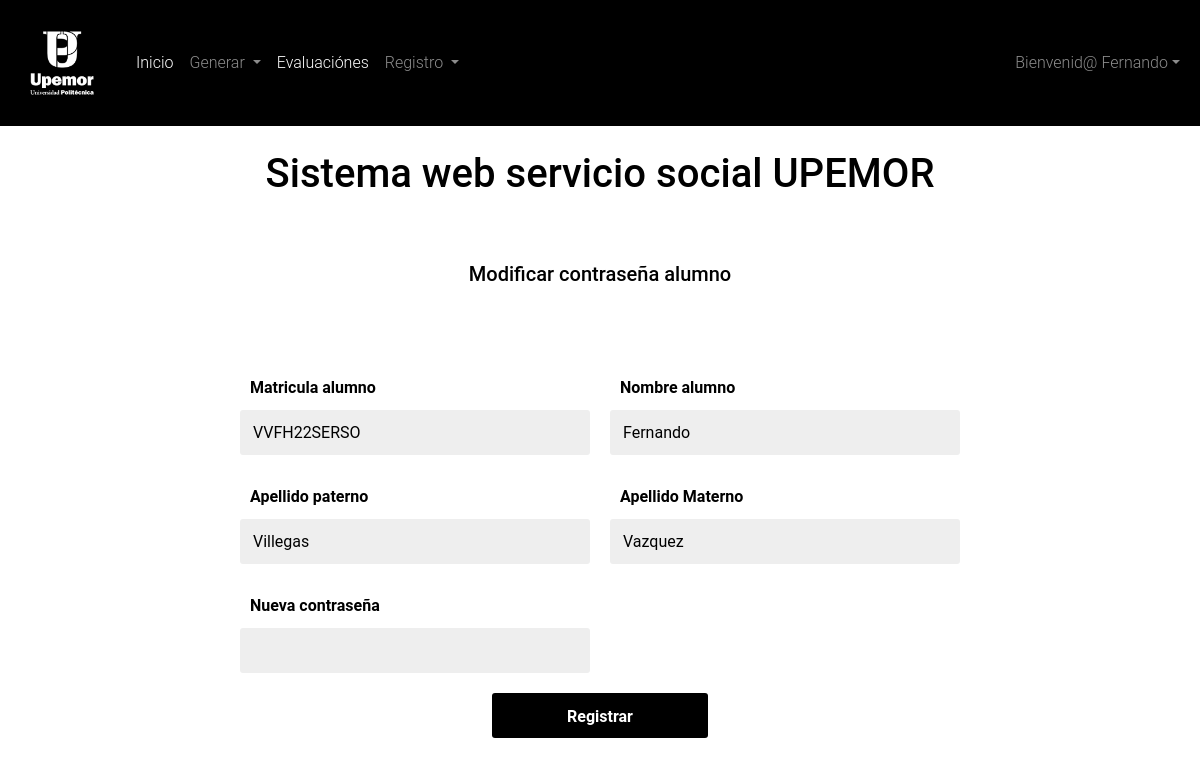
The app's page /vista/modificarContra.php (signed in) with its own data.
### tables this page shows
CREATE TABLE `imagenes` (
  `idImg` int(11) NOT NULL AUTO_INCREMENT,
  `descripcion` varchar(50) DEFAULT NULL,
  `lugarImg` varchar(30) DEFAULT NULL,
  `estado` tinyint(4) DEFAULT NULL,
  `foto` varchar(200) DEFAULT NULL,
  PRIMARY KEY (`idImg`)
);

CREATE TABLE `alumnos` (
  `matriculaAlumno` varchar(50) NOT NULL,
  `nombreAlumno` varchar(50) DEFAULT NULL,
  `apellidoPpaterno` varchar(30) DEFAULT NULL,
  `apellidoMaterno` varchar(30) DEFAULT NULL,
  `correAlumno` varchar(50) DEFAULT NULL,
  `passwordAlumno` varchar(100) DEFAULT NULL,
  `fechaInicio` date DEFAULT NULL,
  `fechaFin` date DEFAULT NULL,
  `telefonoAlumno` varchar(50) DEFAULT NULL,
  `genero` varchar(10) DEFAULT NULL,
  `proceso` varchar(50) DEFAULT NULL,
  `idPrograma` int(11) DEFAULT NULL,
  `cuatrimestre` int(11) DEFAULT NULL,
  `grupo` varchar(1) DEFAULT NULL,
  `generacion` varchar(50) DEFAULT NULL,
  `rol` int(11) DEFAULT NULL,
  PRIMARY KEY (`matriculaAlumno`),
  KEY `idPrograma` (`idPrograma`),
  CONSTRAINT `alumnos_ibfk_1` FOREIGN KEY (`idPrograma`) REFERENCES `programaeducativo` (`idPrograma`)
);

### vista/modificarContra.php (the view, shortened to what this page needs)
<!doctype html>
<?php
  require("../conexion/connect_db.php");
  $resultAll = mysqli_query($mysqli," SELECT foto FROM imagenes WHERE estado = '1' && lugarImg = 'Logotipo' ORDER BY idImg DESC LIMIT 1; ");
  $rowData = mysqli_fetch_array($resultAll);
  $ma = $_SESSION['matriculaAlumno'];
  $sql="SELECT * FROM alumnos WHERE matriculaAlumno='$ma'";
  $query=mysqli_query($mysqli,$sql);
  $row1=mysqli_fetch_array($query);
  $consulta="SELECT * FROM altalumno WHERE matriculaAlumno='$ma'";
  $query5=mysqli_query($mysqli,$consulta);
  $row5=mysqli_fetch_array($query5);
?>
<html lang="en">
  <head>
    <link href="https://cdn.jsdelivr.net/npm/bootstrap@5.0.2/dist/css/bootstrap.min.css" rel="stylesheet">
    <link rel="stylesheet" href="../vista/style/estilos.css" />
  </head>
  <body class="">
    <nav class="navbar navbar-expand-lg navbar navbar-dark bg-dark">
      <div class="container-fluid">
        <a class="navbar-brand" href="#">
          <img src="<?php echo $rowData['foto']; ?>" alt="logo" width="100">
        </a>
        <div class="collapse navbar-collapse" id="navbarSupportedContent">
          <ul class="navbar-nav me-auto mb-2 mb-lg-0">
            <li class="nav-item">
              <a class="nav-link active" aria-current="page" href="../vista/indexAlumno.php">Inicio</a>
            </li>
            <li class="nav-item dropdown">
              <a class="nav-link dropdown-toggle" href="#" id="navbarDropdown" role="button" data-bs-toggle="dropdown" aria-expanded="false">
                Generar
              </a>
            </li>
            <li class="nav-item">
              <?php if ($row5['estadoliberacion'] == 1) { ?>
              <a class="nav-link active" aria-current="page" href="../vista/registroEvaluacion.php">Evaluaciónes</a>
              <?php } ?>
            </li>
            <li class="nav-item dropdown">
              <a class="nav-link dropdown-toggle" href="#" id="navbarDropdown" role="button" data-bs-toggle="dropdown" aria-expanded="false">
                Registro
              </a>
            </li>
          </ul>
          <ul class="navbar-nav">
              <li class="nav-item dropdown">
              <a class="nav-link dropdown-toggle" href="#" id="navbarDropdown" role="button" data-bs-toggle="dropdown" aria-expanded="false">Bienvenid@ <?php echo $_SESSION['nombreAlumno'] ?></a>
        </div>
      </div>
    </nav>
    <h1 class="font-weight-bold mb-4 text-center p-4">Sistema web servicio social UPEMOR</h1>
    <h5 class="font-weight-bold mb-4 text-center p-3">Modificar contraseña alumno</h5>
    <main>
    <form class="formulario" action="../control/cambiarPassword.php" method="post">
      <div class="formulario__grupo" id="grupo__matriculaAlumno">
        <label for="matriculaAlumno" class="formulario__label">Matricula alumno</label>
        <div class="formulario__grupo-input">
          <input readonly type="text" class="formulario__input" name="matriculaAlumno" id="matriculaAlumno" value="<?php echo $row1['matriculaAlumno']  ?>">
        </div>
      </div>
      <div class="formulario__grupo" id="grupo__nombreAlumno">
        <label for="nombreAlumno" class="formulario__label">Nombre alumno</label>
        <div class="formulario__grupo-input">
          <input readonly type="text" class="formulario__input" name="nombreAlumno" id="nombreAlumno" value="<?php echo $row1['nombreAlumno']  ?>">
        </div>
      </div>
      <div class="formulario__grupo" id="grupo__apellidoPpaterno">
        <label for="apellidoPpaterno" class="formulario__label">Apellido paterno</label>
        <div class="formulario__grupo-input">
          <input readonly type="text" class="formulario__input" name="apellidoPpaterno" id="apellidoPpaterno" value="<?php echo $row1['apellidoPpaterno']  ?>">
        </div>
      </div>
      <div class="formulario__grupo" id="grupo__apellidoMaterno">
        <label for="apellidoMaterno" class="formulario__label">Apellido Materno</label>
        <div class="formulario__grupo-input">
          <input readonly type="text" class="formulario__input" name="apellidoMaterno" id="apellidoMaterno" value="<?php echo $row1['apellidoMaterno']  ?>">
        </div>
      </div>
      <div class="formulario__grupo" id="grupo__passwordAlumno">
        <label for="passwordAlumno" class="formulario__label">Nueva contraseña</label>
        <div class="formulario__grupo-input">
          <input type="password" class="formulario__input" name="passwordAlumno" id="passwordAlumno">
        </div>
      </div>
       <div class="formulario__grupo formulario__grupo-btn-enviar">
        <input type="submit" class="formulario__btn" value="Registrar" name="btnReg">
      </div>
    </form>
    </main>
  </body>
</html>

### vista/style/estilos.css (style rules this page uses)
:root { --dark: #000000; --dark-x: #1e2126; }
body { font-family: 'Roboto', sans-serif; font-weight: 300; color: var(--light); }
.bg-dark { background-color: var(--dark) !important; }
* { box-sizing: border-box; }
main { max-width: 800px; width: 90%; margin: auto; padding: 40px; }
.formulario { display: grid; grid-template-columns: 1fr 1fr; gap: 20px; }
.formulario__label { display: block; font-weight: 700; padding: 10px; cursor: pointer; }
.formulario__grupo-input { position: relative; }
.formulario__input { width: 100%; background: #eee; border: 3px solid transparent; border-radius: 3px; height: 45px; line-height: 45px; padding: 0 40px 0 10px; transition: .3s ease all; }
.formulario__grupo-terminos, .formulario__mensaje, .formulario__grupo-btn-enviar { grid-column: span 2; }
.formulario__grupo-btn-enviar { display: flex; flex-direction: column; align-items: center; }
.formulario__btn { height: 45px; line-height: 45px; width: 30%; background: #000; color: #fff; font-weight: bold; border: none; border-radius: 3px; cursor: pointer; transition: .1s ease all; }

### records on screen
imagenes: foto (picture)
alumnos: matriculaAlumno "VVFH22SERSO", nombreAlumno "Fernando", apellidoPpaterno "Villegas", apellidoMaterno "Vazquez"

### other values on screen
$_SESSION['nombreAlumno'] "Fernando"
